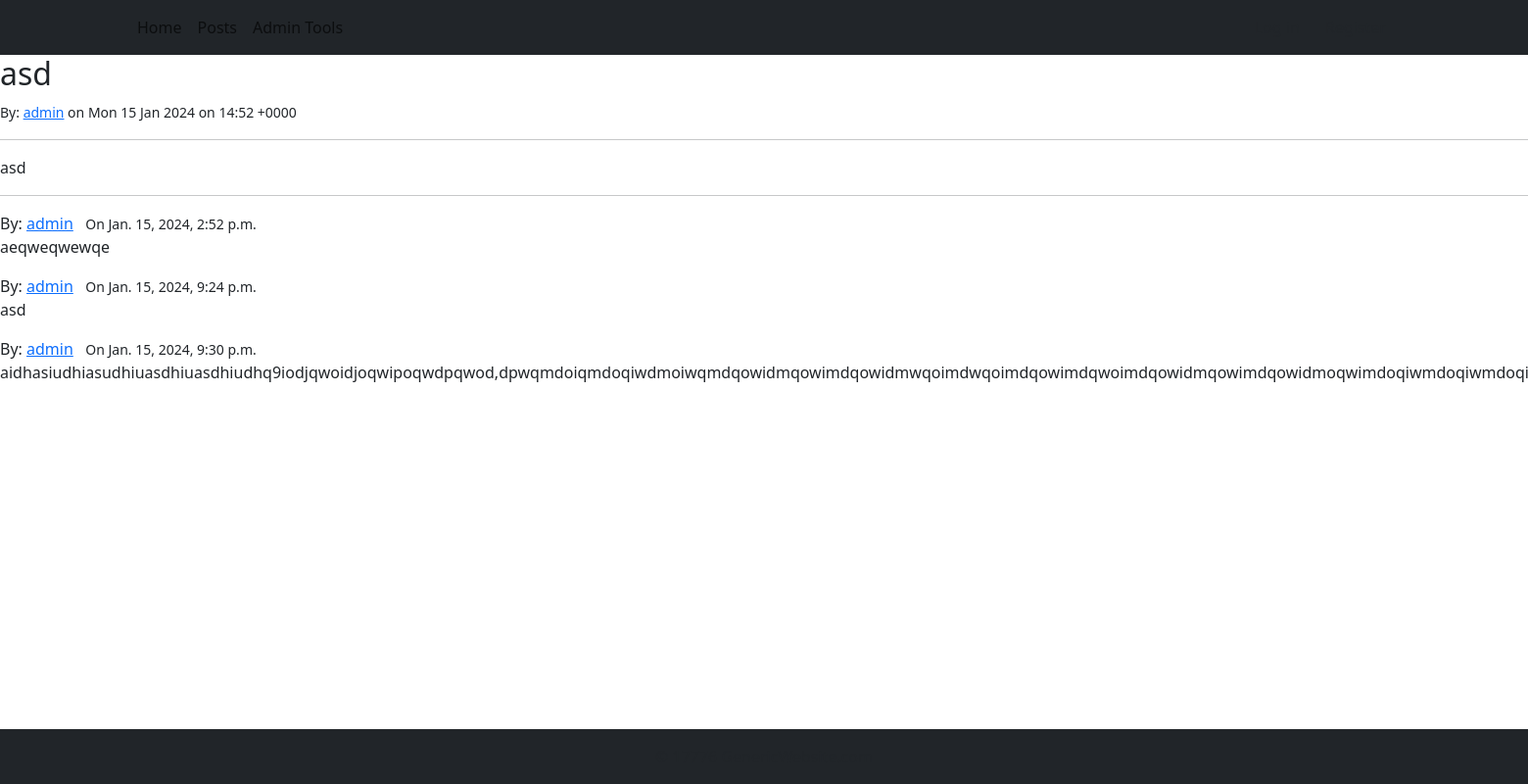
Before: /posts/10/ with the older database file.
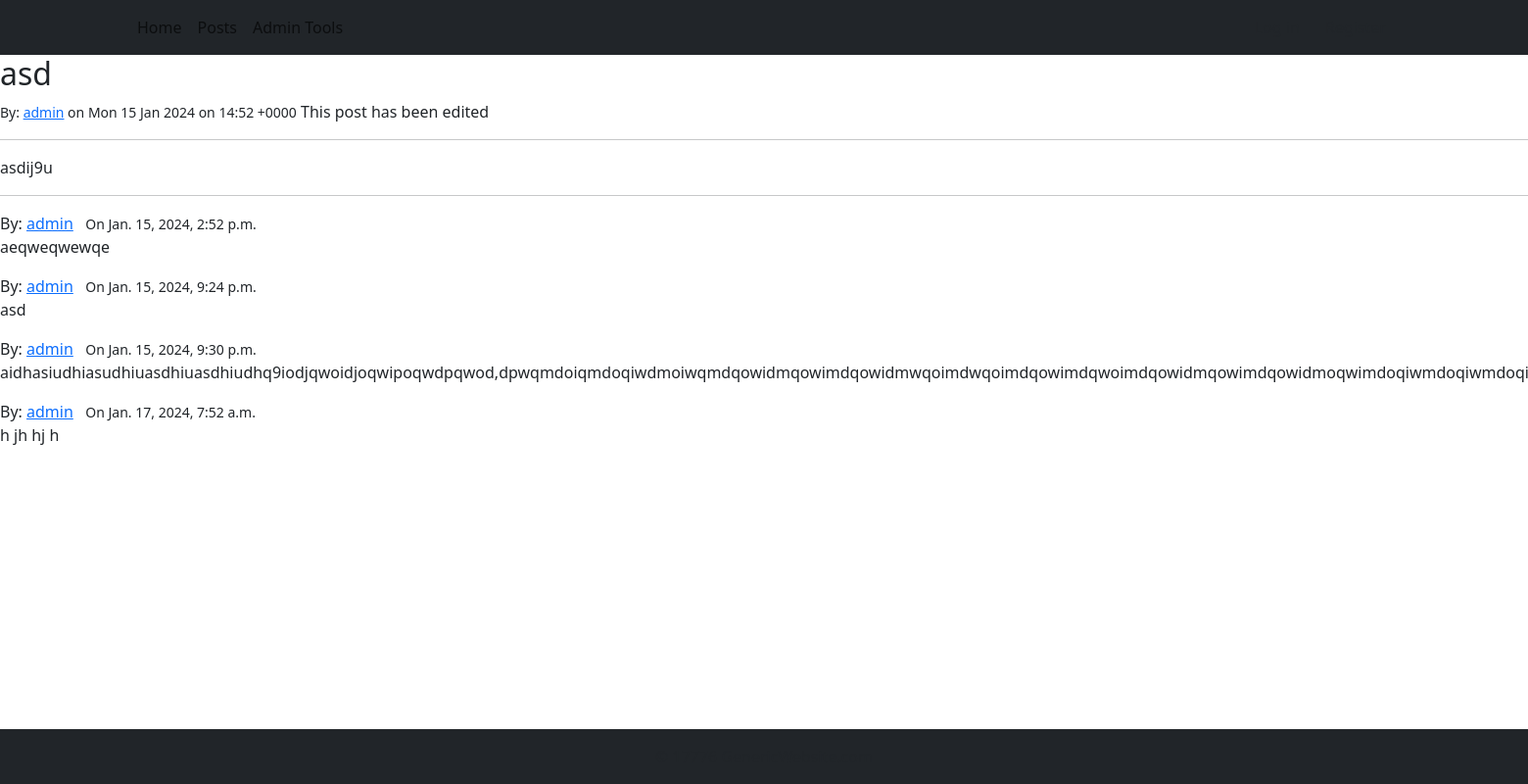
After: the same page with the newer database file.
### socialSite/models.py (models this page shows, shortened)
class Post(models.Model):
    user = models.ForeignKey(User, on_delete=models.CASCADE)
    title = models.CharField(max_length=300)
    content = models.TextField(null=True, blank=True)
    date_posted = models.DateTimeField(auto_now_add=True)
    is_edited = models.BooleanField(default=False)

class Comment(models.Model):
    user = models.ForeignKey(User, on_delete=models.SET_DEFAULT, default='-1')
    post = models.ForeignKey(Post, on_delete=models.CASCADE)
    parent_comment = models.ForeignKey('self', on_delete=models.DO_NOTHING, null=True, blank=True) # If null render as top level ?
    content = models.TextField(null=False, max_length=10000,
                               validators=[MaxLengthValidator(limit_value=10000, message='Exceeded post length'),
                                           ProhibitNullCharactersValidator(message='Null characters are not allowed')])
    date_posted = models.DateTimeField(auto_now_add=True)

### socialSite/views.py (the view, shortened to what this page needs)
# urls.py: path('posts/<int:pk>/', views.post, name='post'),
def post(request, pk):
    show_mod = False
    if request.user.is_authenticated and (
            request.user.groups.filter(name='Moderator').exists() or request.user.is_superuser):
        show_mod = True
    if request.method == 'GET':
        this_post = get_object_or_404(Post, id=pk)
        comments = Comment.objects.filter(post=this_post)
        form = NewCommentForm()
        return render(request, 'socialSite/post.html',
                      {'post': this_post, 'comments': comments, 'form': form, 'show_mod': show_mod}, )

### socialSite/templates/socialSite/post.html (shortened to what this page needs)
{% extends 'base.html' %}
{% load static %}
{% block content %}
    <h2 class="post-title">{{ post.title }}</h2>
    <div>
        <small>By: <a href="{% url 'user_profile' post.user.username %}">{{ post.user }}</a> on {{ post.date_posted | date:"D d M Y" }} on {{ post.date_posted|time:"H:i O" }}</small>
    {% if post.is_edited %}
        This post has been edited
    {% endif %}
    </div>
    <hr>
    <div class="post-content">
        <p>{{ post.content }}</p>
    </div>
    <hr class="comment-start" />
    {% for comment in comments %}
        <div class="comment">
            By: <a href="{% url 'user_profile' comment.user %}">{{ comment.user }}</a> &nbsp; <small>On {{ comment.date_posted }}</small>
        <p>
            {{ comment.content }}
        </p>
        </div>
    {% endfor %}
{% endblock content %}

### templates/base.html (shortened to what this page needs)
{% load static %}
<!DOCTYPE html>
<html lang="en">
<head>
    {% load bootstrap5 %}
    {% bootstrap_css %}
    {% load sass_tags %}
    <link rel="stylesheet" type="text/css" href="{% sass_src 'base_style.scss' %}">
</head>
<body class="d-flex flex-column min-vh-100">
<div class="container bg-dark" style="min-width: 100%;">
 <header class="container bg-dark">
  <nav class="navbar navbar-expand-lg d-flex justify-content-between bg-dark">
        <ul class="navbar-nav mr-auto">
        <li class="nav-item active">
            <a class="nav-link" href="{% url 'home' %}">Home</a>
        </li>
        <li class="nav-item">
            <a class="nav-link" href="/posts">Posts</a>
        </li>
            <li class="nav-item">
                <div class="dropdown">
                    <a class="nav-link" id="dropdownMenuButton1" data-bs-toggle="dropdown" aria-expanded="false" href="#">
                    Admin Tools
                    </a>
                </div>
            </li>
        </ul>
        <div class="navbar-nav mr-auto" id="login-container">
            {% if request.user.is_authenticated %}
                <a class="nav-link" href="{% url 'my_profile' %}">Hello, {{ request.user.username }}</a>
                <a class="btn nav-item btn-blue" role="button" href="{% url 'logout' %}">Log out</a>
            {% else %}
                <a class="btn nav-item btn-blue" role="button" href="{% url 'login' %}">Log in</a>
                <a class="btn nav-item btn-blue" role="button" href="{% url 'register' %}">Register</a>
            {% endif %}
        </div>
  </nav>
 </header>
</div>
<div class="wrapper flex-grow-1 main-content">
    {% block content %}
    {% endblock content  %}
</div>
<footer class="bg-dark text-center mt-auto">
  <div class="text-center p-3 copyright-bar" >
  </div>
</footer>
</body>
</html>

Changed rows visible on the page:
changed Post "asd": content "asd" → "asdij9u"
added Comment: user "admin", date_posted "Jan. 17, 2024, 7:52 a.m.", content "h jh hj h"
Other visible differences:
text now shown: "This post has been edited"
